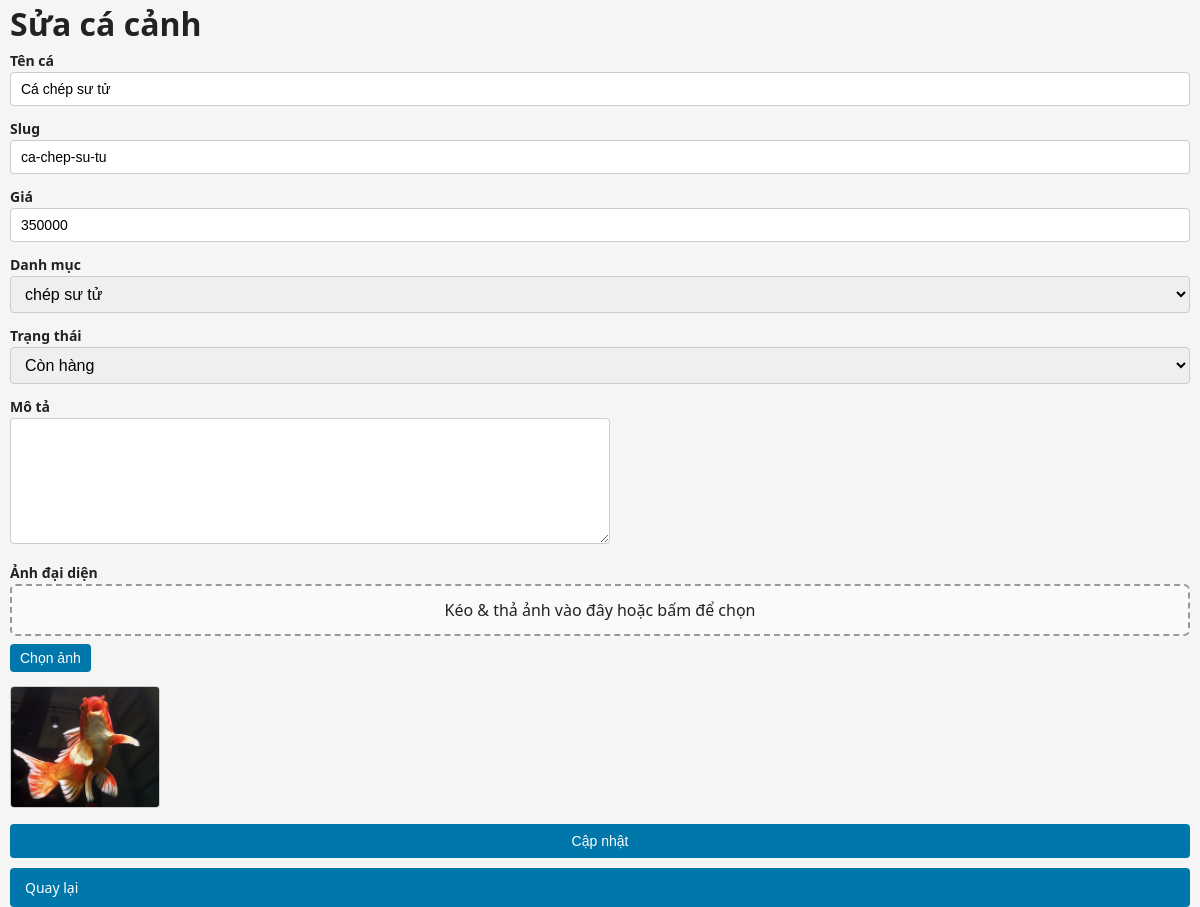
The app's page /admin/fish-form.php?id=2 (signed in) with its own data.
### tables this page shows
CREATE TABLE IF NOT EXISTS `fishs` (
  `id` int NOT NULL AUTO_INCREMENT,
  `category_id` int NOT NULL,
  `name` varchar(255) NOT NULL,
  `slug` varchar(191) NOT NULL,
  `price` int DEFAULT '0',
  `thumbnail` varchar(255) DEFAULT NULL,
  `description` text,
  `created_at` timestamp NULL DEFAULT CURRENT_TIMESTAMP,
  `status` tinyint(1) NOT NULL DEFAULT '1',
  PRIMARY KEY (`id`),
  UNIQUE KEY `slug` (`slug`),
  KEY `category_id` (`category_id`)
);

CREATE TABLE IF NOT EXISTS `fish_categories` (
  `id` int NOT NULL AUTO_INCREMENT,
  `name` varchar(255) NOT NULL,
  `slug` varchar(191) NOT NULL,
  PRIMARY KEY (`id`),
  UNIQUE KEY `slug` (`slug`)
);

### admin/fish-form.php (the view, shortened to what this page needs)
<?php
include __DIR__ . '/../includes/db.php';
$catRes = mysqli_query($conn, "SELECT * FROM fish_categories ORDER BY name ASC");
$categories = [];
while ($row = mysqli_fetch_assoc($catRes)) {
    $categories[] = $row;
}
$product = null;
$isEdit = false;
if (isset($_GET['id'])) {
    $id = (int)$_GET['id'];
    $res = mysqli_query($conn, "SELECT * FROM fishs WHERE id=$id");
    $product = mysqli_fetch_assoc($res);
    if ($product) {
        $isEdit = true;
    } else {
        die("Cá không tồn tại");
    }
}
$returnRaw = isset($_REQUEST['return']) ? $_REQUEST['return'] : '';
$returnQuery = $returnRaw ? urldecode($returnRaw) : '';
?>
<!DOCTYPE html>
<html lang="vi">
<head>
<link rel="stylesheet" href="../assets/css/style.css">
</head>
<body>
<div class="container">
<h1><?= $isEdit ? "Sửa cá cảnh" : "Thêm cá cảnh mới" ?></h1>
<form method="post" enctype="multipart/form-data">
    <div>
        <label>Tên cá</label><br>
        <input type="text" id="name" name="name" required value="<?= htmlspecialchars($product['name'] ?? '') ?>">
    </div>
    <div>
        <label>Slug</label><br>
        <input type="text" id="slug" name="slug" required value="<?= htmlspecialchars($product['slug'] ?? '') ?>">
    </div>
    <div>
        <label>Giá</label><br>
        <input type="number" name="price" min="0" value="<?= htmlspecialchars($product['price'] ?? 0) ?>">
    </div>
    <div>
        <label>Danh mục</label><br>
        <select name="category_id" required>
            <?php foreach ($categories as $cat): ?>
                <option value="<?= $cat['id'] ?>" <?= (!empty($product['category_id']) && $product['category_id']==$cat['id']) ? 'selected' : '' ?>>
                    <?= htmlspecialchars($cat['name']) ?>
                </option>
            <?php endforeach; ?>
        </select>
    </div>
    <div>
        <label>Trạng thái</label><br>
        <select name="status">
            <option value="1" <?= (!isset($product['status']) || (int)$product['status']===1) ? 'selected' : '' ?>>Còn hàng</option>
        </select>
    </div>
    <div>
        <label>Mô tả</label><br>
        <textarea name="description" rows="6" style="width:100%; max-width:600px;"><?= htmlspecialchars($product['description'] ?? '') ?></textarea>
    </div>
    <div>
        <label>Ảnh đại diện</label><br>
        <div class="drop-zone" id="dropZone">Kéo & thả ảnh vào đây hoặc bấm để chọn</div>
        <div style="margin:6px 0;">
          <button type="button" class="btn" id="chooseBtn" style="padding:6px 10px;">Chọn ảnh</button>
        </div>
        <img id="preview" class="preview"
             src="<?= !empty($product['thumbnail']) ? ".".htmlspecialchars($product['thumbnail']) : '' ?>"
             style="<?= !empty($product['thumbnail']) ? '' : 'display:none;' ?>"
             alt="thumbnail">
    </div>
    <button type="submit" class="btn"><?= $isEdit ? "Cập nhật" : "Thêm mới" ?></button>
    <a class="btn" href="./fishs.php<?php echo !empty($returnQuery)?"?".htmlspecialchars($returnQuery):""; ?>">Quay lại</a>
</form>
</div>
</body>
</html>

### assets/css/style.css (style rules this page uses)
* { box-sizing: border-box; margin: 0; padding: 0; }
body { font-family: system-ui, -apple-system, BlinkMacSystemFont, "Segoe UI", sans-serif; background: #f5f5f5; color: #222; line-height: 1.5; margin: 0px; max-width: 100%; max-width: 100vw; }
a { color: inherit; text-decoration: none; }
.container { width: 100%; max-width: 1280px; margin: 0 auto; padding: 0 10px; }
h1, h2, h3 { margin-top: 0; }
form { display: flex; flex-direction: column; gap: 10px; }
label { font-weight: 600; font-size: 14px; }
input[type="text"], input[type="password"], input[type="number"], textarea, select { width: 100%; max-width: 100%; padding: 8px 10px; border-radius: 4px; border: 1px solid #ccc; font-size: 14px; }
textarea { resize: vertical; min-height: 80px; }
.btn, button { display: inline-block; padding: 9px 15px; border: none; background: #0077aa; color: #fff; border-radius: 4px; cursor: pointer; font-size: 14px; }
button, input, select, textarea, a { -webkit-text-size-adjust: 100%; font-size: 16px; }

### admin/fish-form.php (style rules this page uses)
img.preview { margin-top:8px; max-width:150px; border:1px solid #ccc; border-radius:4px; }
button, input, select, textarea { font-size:16px; }
.drop-zone { border: 2px dashed #999; border-radius: 6px; padding: 12px; text-align: center; cursor: pointer; margin-bottom: 8px; background: #fafafa; }

### records on screen
fishs: name "Cá chép sư tử", slug "ca-chep-su-tu", price "350000", category_id "chép sư tử", status "Còn hàng", thumbnail (picture)
